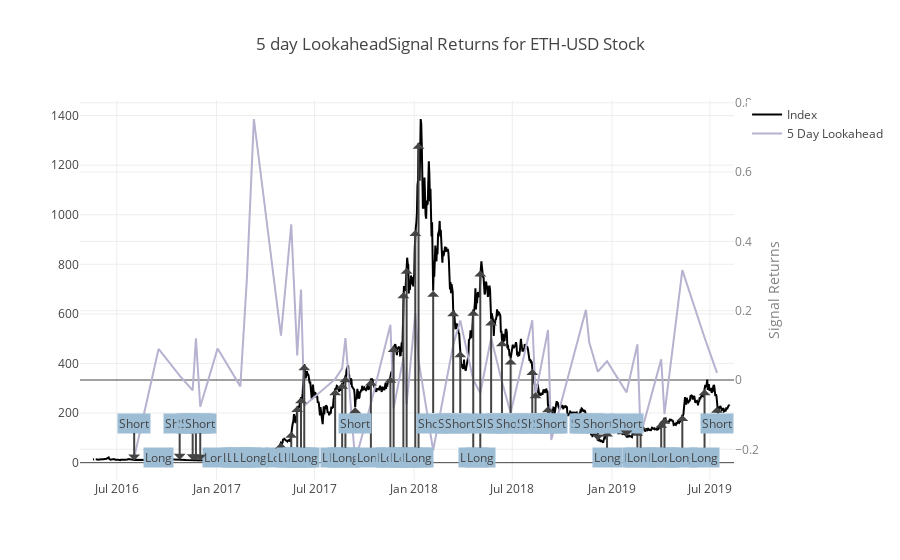
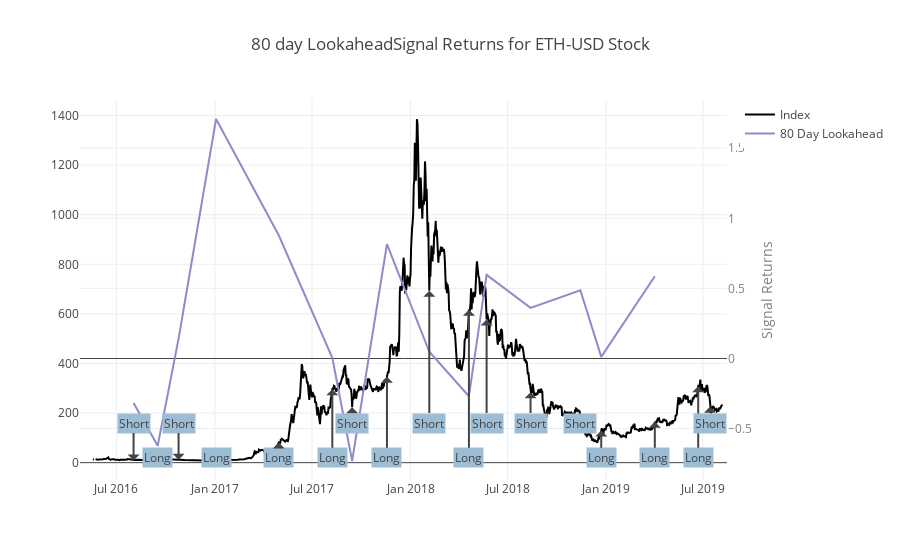
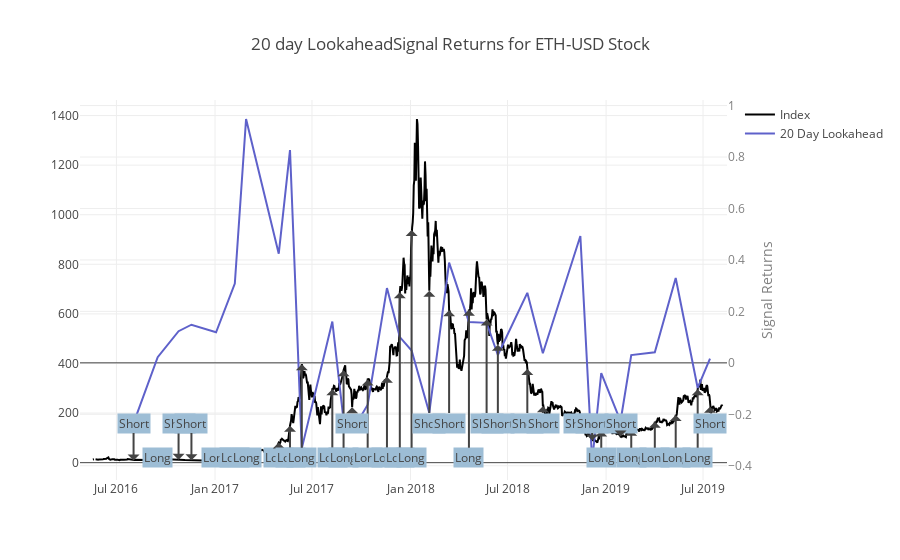
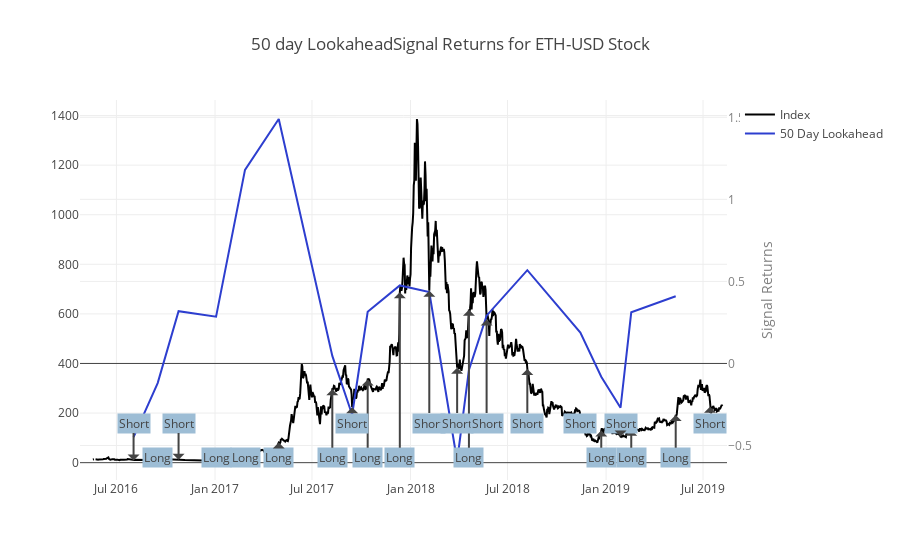

The notebook cell saved with these charts, in order:
### Markdown cell above
### View Data
Let's continue using the previous lookahead prices to view the signal returns. Just like before, the axis for the signal returns is on the right side of the chart.

### Code cell
title_string = '{} day LookaheadSignal Returns for {} Stock'
signal_return_5 = get_signal_return(signal_5, price_return_5)
signal_return_80 = get_signal_return(signal_80, price_return_80)
signal_return_20 = get_signal_return(signal_20, price_return_20)
signal_return_50 = get_signal_return(signal_50, price_return_50)
project_helper.plot_signal_returns(
    close[apple_ticker],
    [
        (signal_return_5[apple_ticker], signal_5[apple_ticker], 5),
        (signal_return_80[apple_ticker], signal_80[apple_ticker], 80),
        (signal_return_20[apple_ticker], signal_20[apple_ticker], 20),
        (signal_return_50[apple_ticker], signal_50[apple_ticker], 50)
    ],
    [
    title_string.format(5, apple_ticker), 
     title_string.format(80, apple_ticker),
     title_string.format(20, apple_ticker), 
     title_string.format(50, apple_ticker)
    ])

### Figure 1 — Plotly figure (JSON) as saved in the notebook; plotly's stock layout.template omitted (floating-point values rounded to 4 significant figures; data arrays with more than 128 entries replaced by an {"elided": "..."} marker saying what was removed)
{"data": [{"line": {"color": "black"}, "name": "Index", "type": "scatter", "x": {"elided": "1200 str values"}, "y": {"elided": "1200 float values"}}, {"line": {"color": "#b6b2cf"}, "name": "5 Day Lookahead", "type": "scatter", "x": ["2016-04-24", "2016-04-25", "2016-04-26", "2016-04-27", "2016-04-28", "2016-04-29", "2016-04-30", "2016-05-01", "2016-05-02", "2016-05-03", "2016-05-04", "2016-05-05", "2016-05-06", "2016-05-07", "2016-05-08", "2016-05-09", "2016-05-10", "2016-05-11", "2016-05-12", "2016-05-13", "2016-05-14", "2016-05-15", "2016-05-16", "2016-05-17", "2016-05-21", "2016-05-22", "2016-08-02", "2016-09-16", "2016-10-25", "2016-11-18", "2016-11-24", "2016-12-02", "2017-01-03", "2017-02-07", "2017-02-14", "2017-02-26", "2017-03-11", "2017-04-30", "2017-05-19", "2017-05-30", "2017-06-06", "2017-06-12", "2017-08-08", "2017-08-21", "2017-08-27", "2017-09-14", "2017-10-13", "2017-11-18", "2017-11-24", "2017-12-12", "2017-12-18", "2018-01-03", "2018-01-09", "2018-02-05", "2018-03-14", "2018-03-27", "2018-04-20", "2018-05-03", "2018-05-23", "2018-06-12", "2018-06-28", "2018-08-07", "2018-08-13", "2018-09-05", "2018-09-11", "2018-11-14", "2018-11-20", "2018-12-06", "2018-12-23", "2019-01-28", "2019-02-17", "2019-02-23", "2019-04-02", "2019-04-08", "2019-05-11", "2019-06-21", "2019-07-14", "2019-08-02", "2019-08-03", "2019-08-04", "2019-08-05", "2019-08-06"], "y": [null, null, null, null, null, null, null, null, null, null, null, null, null, null, null, null, null, null, null, null, null, null, null, null, null, null, -0.2245, 0.08966, 0.01243, -0.03004, 0.1202, -0.07715, 0.09065, -0.0008692, -0.01843, 0.289, 0.7532, 0.1282, 0.449, 0.07093, 0.261, -0.07413, 0.002396, 0.03356, 0.1207, -0.2338, -0.0687, 0.1597, -0.08175, 0.06395, -0.06964, 0.1921, 0.05684, -0.2028, 0.1011, 0.1717, 0.0005184, -0.03747, 0.1212, -0.004765, -0.09477, 0.1726, -0.04306, 0.1445, -0.1733, 0.2024, 0.1097, 0.0242, 0.05414, -0.03567, 0.1029, -0.1584, 0.05981, -0.09872, 0.3172, 0.1225, 0.02036, null, null, null, null, null], "yaxis": "y2"}], "layout": {"annotations": [{"ax": 0, "ay": 20, "ayref": "y", "bgcolor": "#9dbdd5", "text": "Long", "x": "2016-09-16", "y": 12.58}, {"ax": 0, "ay": 20, "ayref": "y", "bgcolor": "#9dbdd5", "text": "Long", "x": "2017-01-03", "y": 9.59}, {"ax": 0, "ay": 20, "ayref": "y", "bgcolor": "#9dbdd5", "text": "Long", "x": "2017-02-07", "y": 11.51}, {"ax": 0, "ay": 20, "ayref": "y", "bgcolor": "#9dbdd5", "text": "Long", "x": "2017-02-14", "y": 13.14}, {"ax": 0, "ay": 20, "ayref": "y", "bgcolor": "#9dbdd5", "text": "Long", "x": "2017-02-26", "y": 14.74}, {"ax": 0, "ay": 20, "ayref": "y", "bgcolor": "#9dbdd5", "text": "Long", "x": "2017-03-11", "y": 21.64}, {"ax": 0, "ay": 20, "ayref": "y", "bgcolor": "#9dbdd5", "text": "Long", "x": "2017-04-30", "y": 80.87}, {"ax": 0, "ay": 20, "ayref": "y", "bgcolor": "#9dbdd5", "text": "Long", "x": "2017-05-19", "y": 125.1}, {"ax": 0, "ay": 20, "ayref": "y", "bgcolor": "#9dbdd5", "text": "Long", "x": "2017-05-30", "y": 228.7}, {"ax": 0, "ay": 20, "ayref": "y", "bgcolor": "#9dbdd5", "text": "Long", "x": "2017-06-06", "y": 264.2}, {"ax": 0, "ay": 20, "ayref": "y", "bgcolor": "#9dbdd5", "text": "Long", "x": "2017-06-12", "y": 397.4}, {"ax": 0, "ay": 20, "ayref": "y", "bgcolor": "#9dbdd5", "text": "Long", "x": "2017-08-08", "y": 295.9}, {"ax": 0, "ay": 20, "ayref": "y", "bgcolor": "#9dbdd5", "text": "Long", "x": "2017-08-21", "y": 322}, {"ax": 0, "ay": 20, "ayref": "y", "bgcolor": "#9dbdd5", "text": "Long", "x": "2017-08-27", "y": 348.2}, {"ax": 0, "ay": 20, "ayref": "y", "bgcolor": "#9dbdd5", "text": "Long", "x": "2017-10-13", "y": 335.9}, {"ax": 0, "ay": 20, "ayref": "y", "bgcolor": "#9dbdd5", "text": "Long", "x": "2017-11-18", "y": 346.6}, {"ax": 0, "ay": 20, "ayref": "y", "bgcolor": "#9dbdd5", "text": "Long", "x": "2017-11-24", "y": 471.0}, {"ax": 0, "ay": 20, "ayref": "y", "bgcolor": "#9dbdd5", "text": "Long", "x": "2017-12-12", "y": 686.8}, {"ax": 0, "ay": 20, "ayref": "y", "bgcolor": "#9dbdd5", "text": "Long", "x": "2017-12-18", "y": 785.6}, {"ax": 0, "ay": 20, "ayref": "y", "bgcolor": "#9dbdd5", "text": "Long", "x": "2018-01-03", "y": 938.3}, {"ax": 0, "ay": 20, "ayref": "y", "bgcolor": "#9dbdd5", "text": "Long", "x": "2018-01-09", "y": 1290.0}, {"ax": 0, "ay": 20, "ayref": "y", "bgcolor": "#9dbdd5", "text": "Long", "x": "2018-04-20", "y": 617.2}, {"ax": 0, "ay": 20, "ayref": "y", "bgcolor": "#9dbdd5", "text": "Long", "x": "2018-05-03", "y": 775.5}, {"ax": 0, "ay": 20, "ayref": "y", "bgcolor": "#9dbdd5", "text": "Long", "x": "2018-12-23", "y": 129.6}, {"ax": 0, "ay": 20, "ayref": "y", "bgcolor": "#9dbdd5", "text": "Long", "x": "2019-02-17", "y": 132.3}, {"ax": 0, "ay": 20, "ayref": "y", "bgcolor": "#9dbdd5", "text": "Long", "x": "2019-02-23", "y": 157.6}, {"ax": 0, "ay": 20, "ayref": "y", "bgcolor": "#9dbdd5", "text": "Long", "x": "2019-04-02", "y": 164.7}, {"ax": 0, "ay": 20, "ayref": "y", "bgcolor": "#9dbdd5", "text": "Long", "x": "2019-04-08", "y": 180.7}, {"ax": 0, "ay": 20, "ayref": "y", "bgcolor": "#9dbdd5", "text": "Long", "x": "2019-05-11", "y": 192.5}, {"ax": 0, "ay": 20, "ayref": "y", "bgcolor": "#9dbdd5", "text": "Long", "x": "2019-06-21", "y": 296.2}, {"ax": 0, "ay": 160, "ayref": "y", "bgcolor": "#9dbdd5", "text": "Short", "x": "2016-08-02", "y": 8.78}, {"ax": 0, "ay": 160, "ayref": "y", "bgcolor": "#9dbdd5", "text": "Short", "x": "2016-10-25", "y": 11.33}, {"ax": 0, "ay": 160, "ayref": "y", "bgcolor": "#9dbdd5", "text": "Short", "x": "2016-11-18", "y": 9.51}, {"ax": 0, "ay": 160, "ayref": "y", "bgcolor": "#9dbdd5", "text": "Short", "x": "2016-11-24", "y": 9.18}, {"ax": 0, "ay": 160, "ayref": "y", "bgcolor": "#9dbdd5", "text": "Short", "x": "2016-12-02", "y": 7.73}, {"ax": 0, "ay": 160, "ayref": "y", "bgcolor": "#9dbdd5", "text": "Short", "x": "2017-09-14", "y": 223.8}, {"ax": 0, "ay": 160, "ayref": "y", "bgcolor": "#9dbdd5", "text": "Short", "x": "2018-02-05", "y": 693.5}, {"ax": 0, "ay": 160, "ayref": "y", "bgcolor": "#9dbdd5", "text": "Short", "x": "2018-03-14", "y": 614.6}, {"ax": 0, "ay": 160, "ayref": "y", "bgcolor": "#9dbdd5", "text": "Short", "x": "2018-03-27", "y": 449}, {"ax": 0, "ay": 160, "ayref": "y", "bgcolor": "#9dbdd5", "text": "Short", "x": "2018-05-23", "y": 577.2}, {"ax": 0, "ay": 160, "ayref": "y", "bgcolor": "#9dbdd5", "text": "Short", "x": "2018-06-12", "y": 494.1}, {"ax": 0, "ay": 160, "ayref": "y", "bgcolor": "#9dbdd5", "text": "Short", "x": "2018-06-28", "y": 420}, {"ax": 0, "ay": 160, "ayref": "y", "bgcolor": "#9dbdd5", "text": "Short", "x": "2018-08-07", "y": 378.1}, {"ax": 0, "ay": 160, "ayref": "y", "bgcolor": "#9dbdd5", "text": "Short", "x": "2018-08-13", "y": 284.1}, {"ax": 0, "ay": 160, "ayref": "y", "bgcolor": "#9dbdd5", "text": "Short", "x": "2018-09-05", "y": 227.6}, {"ax": 0, "ay": 160, "ayref": "y", "bgcolor": "#9dbdd5", "text": "Short", "x": "2018-09-11", "y": 185.2}, {"ax": 0, "ay": 160, "ayref": "y", "bgcolor": "#9dbdd5", "text": "Short", "x": "2018-11-14", "y": 177.8}, {"ax": 0, "ay": 160, "ayref": "y", "bgcolor": "#9dbdd5", "text": "Short", "x": "2018-11-20", "y": 127.5}, {"ax": 0, "ay": 160, "ayref": "y", "bgcolor": "#9dbdd5", "text": "Short", "x": "2018-12-06", "y": 89.09}, {"ax": 0, "ay": 160, "ayref": "y", "bgcolor": "#9dbdd5", "text": "Short", "x": "2019-01-28", "y": 105.5}, {"ax": 0, "ay": 160, "ayref": "y", "bgcolor": "#9dbdd5", "text": "Short", "x": "2019-07-14", "y": 225.8}], "title": "5 day LookaheadSignal Returns for ETH-USD Stock", "yaxis2": {"overlaying": "y", "side": "right", "tickfont": {"color": "grey"}, "title": "Signal Returns", "titlefont": {"color": "grey"}}}}

### Figure 2 — Plotly figure (JSON) as saved in the notebook; plotly's stock layout.template omitted (floating-point values rounded to 4 significant figures; data arrays with more than 128 entries replaced by an {"elided": "..."} marker saying what was removed)
{"data": [{"line": {"color": "black"}, "name": "Index", "type": "scatter", "x": {"elided": "1200 str values"}, "y": {"elided": "1200 float values"}}, {"line": {"color": "#8f8bca"}, "name": "80 Day Lookahead", "type": "scatter", "x": ["2016-04-24", "2016-04-25", "2016-04-26", "2016-04-27", "2016-04-28", "2016-04-29", "2016-04-30", "2016-05-01", "2016-05-02", "2016-05-03", "2016-05-04", "2016-05-05", "2016-05-06", "2016-05-07", "2016-05-08", "2016-05-09", "2016-05-10", "2016-05-11", "2016-05-12", "2016-05-13", "2016-05-14", "2016-05-15", "2016-05-16", "2016-05-17", "2016-05-21", "2016-05-22", "2016-08-02", "2016-09-16", "2016-10-25", "2017-01-03", "2017-04-30", "2017-08-08", "2017-09-14", "2017-11-18", "2018-02-05", "2018-04-20", "2018-05-23", "2018-08-13", "2018-11-14", "2018-12-23", "2019-04-02", "2019-05-19", "2019-05-20", "2019-05-21", "2019-05-22", "2019-05-23", "2019-05-24", "2019-05-25", "2019-05-26", "2019-05-27", "2019-05-28", "2019-05-29", "2019-05-30", "2019-05-31", "2019-06-01", "2019-06-02", "2019-06-03", "2019-06-04", "2019-06-05", "2019-06-06", "2019-06-07", "2019-06-08", "2019-06-09", "2019-06-10", "2019-06-11", "2019-06-12", "2019-06-13", "2019-06-14", "2019-06-15", "2019-06-16", "2019-06-17", "2019-06-18", "2019-06-19", "2019-06-20", "2019-06-21", "2019-06-22", "2019-06-23", "2019-06-24", "2019-06-25", "2019-06-26", "2019-06-27", "2019-06-28", "2019-06-29", "2019-06-30", "2019-07-01", "2019-07-02", "2019-07-03", "2019-07-04", "2019-07-05", "2019-07-06", "2019-07-07", "2019-07-08", "2019-07-09", "2019-07-10", "2019-07-11", "2019-07-12", "2019-07-13", "2019-07-14", "2019-07-15", "2019-07-16", "2019-07-17", "2019-07-18", "2019-07-19", "2019-07-20", "2019-07-21", "2019-07-22", "2019-07-23", "2019-07-24", "2019-07-25", "2019-07-26", "2019-07-27", "2019-07-28", "2019-07-29", "2019-07-30", "2019-07-31", "2019-08-01", "2019-08-02", "2019-08-03", "2019-08-04", "2019-08-05", "2019-08-06"], "y": [null, null, null, null, null, null, null, null, null, null, null, null, null, null, null, null, null, null, null, null, null, null, null, null, null, null, -0.3166, -0.6226, 0.141, 1.708, 0.8788, 0.005526, -0.7311, 0.816, 0.04806, -0.269, 0.5961, 0.3613, 0.4865, 0.01189, 0.5871, null, null, null, null, null, null, null, null, null, null, null, null, null, null, null, null, null, null, null, null, null, null, null, null, null, null, null, null, null, null, null, null, null, null, null, null, null, null, null, null, null, null, null, null, null, null, null, null, null, null, null, null, null, null, null, null, null, null, null, null, null, null, null, null, null, null, null, null, null, null, null, null, null, null, null, null, null, null, null, null], "yaxis": "y2"}], "layout": {"annotations": [{"ax": 0, "ay": 20, "ayref": "y", "bgcolor": "#9dbdd5", "text": "Long", "x": "2016-09-16", "y": 12.58}, {"ax": 0, "ay": 20, "ayref": "y", "bgcolor": "#9dbdd5", "text": "Long", "x": "2017-01-03", "y": 9.59}, {"ax": 0, "ay": 20, "ayref": "y", "bgcolor": "#9dbdd5", "text": "Long", "x": "2017-04-30", "y": 80.87}, {"ax": 0, "ay": 20, "ayref": "y", "bgcolor": "#9dbdd5", "text": "Long", "x": "2017-08-08", "y": 295.9}, {"ax": 0, "ay": 20, "ayref": "y", "bgcolor": "#9dbdd5", "text": "Long", "x": "2017-11-18", "y": 346.6}, {"ax": 0, "ay": 20, "ayref": "y", "bgcolor": "#9dbdd5", "text": "Long", "x": "2018-04-20", "y": 617.2}, {"ax": 0, "ay": 20, "ayref": "y", "bgcolor": "#9dbdd5", "text": "Long", "x": "2018-12-23", "y": 129.6}, {"ax": 0, "ay": 20, "ayref": "y", "bgcolor": "#9dbdd5", "text": "Long", "x": "2019-04-02", "y": 164.7}, {"ax": 0, "ay": 20, "ayref": "y", "bgcolor": "#9dbdd5", "text": "Long", "x": "2019-06-22", "y": 308.5}, {"ax": 0, "ay": 160, "ayref": "y", "bgcolor": "#9dbdd5", "text": "Short", "x": "2016-08-02", "y": 8.78}, {"ax": 0, "ay": 160, "ayref": "y", "bgcolor": "#9dbdd5", "text": "Short", "x": "2016-10-25", "y": 11.33}, {"ax": 0, "ay": 160, "ayref": "y", "bgcolor": "#9dbdd5", "text": "Short", "x": "2017-09-14", "y": 223.8}, {"ax": 0, "ay": 160, "ayref": "y", "bgcolor": "#9dbdd5", "text": "Short", "x": "2018-02-05", "y": 693.5}, {"ax": 0, "ay": 160, "ayref": "y", "bgcolor": "#9dbdd5", "text": "Short", "x": "2018-05-23", "y": 577.2}, {"ax": 0, "ay": 160, "ayref": "y", "bgcolor": "#9dbdd5", "text": "Short", "x": "2018-08-13", "y": 284.1}, {"ax": 0, "ay": 160, "ayref": "y", "bgcolor": "#9dbdd5", "text": "Short", "x": "2018-11-14", "y": 177.8}, {"ax": 0, "ay": 160, "ayref": "y", "bgcolor": "#9dbdd5", "text": "Short", "x": "2019-07-14", "y": 225.8}], "title": "80 day LookaheadSignal Returns for ETH-USD Stock", "yaxis2": {"overlaying": "y", "side": "right", "tickfont": {"color": "grey"}, "title": "Signal Returns", "titlefont": {"color": "grey"}}}}

### Figure 3 — Plotly figure (JSON) as saved in the notebook; plotly's stock layout.template omitted (floating-point values rounded to 4 significant figures; data arrays with more than 128 entries replaced by an {"elided": "..."} marker saying what was removed)
{"data": [{"line": {"color": "black"}, "name": "Index", "type": "scatter", "x": {"elided": "1200 str values"}, "y": {"elided": "1200 float values"}}, {"line": {"color": "#5e61ca"}, "name": "20 Day Lookahead", "type": "scatter", "x": ["2016-04-24", "2016-04-25", "2016-04-26", "2016-04-27", "2016-04-28", "2016-04-29", "2016-04-30", "2016-05-01", "2016-05-02", "2016-05-03", "2016-05-04", "2016-05-05", "2016-05-06", "2016-05-07", "2016-05-08", "2016-05-09", "2016-05-10", "2016-05-11", "2016-05-12", "2016-05-13", "2016-05-14", "2016-05-15", "2016-05-16", "2016-05-17", "2016-05-21", "2016-05-22", "2016-08-02", "2016-09-16", "2016-10-25", "2016-11-18", "2017-01-03", "2017-02-07", "2017-02-28", "2017-04-30", "2017-05-21", "2017-06-12", "2017-08-08", "2017-08-29", "2017-09-14", "2017-10-13", "2017-11-18", "2017-12-12", "2018-01-03", "2018-02-05", "2018-03-14", "2018-04-20", "2018-05-23", "2018-06-13", "2018-08-07", "2018-09-05", "2018-11-14", "2018-12-06", "2018-12-23", "2019-01-28", "2019-02-17", "2019-04-02", "2019-05-11", "2019-06-21", "2019-07-14", "2019-07-18", "2019-07-19", "2019-07-20", "2019-07-21", "2019-07-22", "2019-07-23", "2019-07-24", "2019-07-25", "2019-07-26", "2019-07-27", "2019-07-28", "2019-07-29", "2019-07-30", "2019-07-31", "2019-08-01", "2019-08-02", "2019-08-03", "2019-08-04", "2019-08-05", "2019-08-06"], "y": [null, null, null, null, null, null, null, null, null, null, null, null, null, null, null, null, null, null, null, null, null, null, null, null, null, null, -0.2345, 0.02201, 0.1229, 0.1482, 0.1188, 0.3079, 0.9477, 0.4245, 0.8271, -0.3324, 0.1607, -0.2231, -0.2658, -0.1629, 0.2905, 0.09997, 0.04758, -0.1939, 0.3897, 0.159, 0.1554, 0.03044, 0.2722, 0.03748, 0.4928, -0.3815, -0.0395, -0.2269, 0.03029, 0.04098, 0.3298, -0.09768, 0.01616, null, null, null, null, null, null, null, null, null, null, null, null, null, null, null, null, null, null, null, null], "yaxis": "y2"}], "layout": {"annotations": [{"ax": 0, "ay": 20, "ayref": "y", "bgcolor": "#9dbdd5", "text": "Long", "x": "2016-09-16", "y": 12.58}, {"ax": 0, "ay": 20, "ayref": "y", "bgcolor": "#9dbdd5", "text": "Long", "x": "2017-01-03", "y": 9.59}, {"ax": 0, "ay": 20, "ayref": "y", "bgcolor": "#9dbdd5", "text": "Long", "x": "2017-02-07", "y": 11.51}, {"ax": 0, "ay": 20, "ayref": "y", "bgcolor": "#9dbdd5", "text": "Long", "x": "2017-02-28", "y": 16.4}, {"ax": 0, "ay": 20, "ayref": "y", "bgcolor": "#9dbdd5", "text": "Long", "x": "2017-04-30", "y": 80.87}, {"ax": 0, "ay": 20, "ayref": "y", "bgcolor": "#9dbdd5", "text": "Long", "x": "2017-05-21", "y": 148.8}, {"ax": 0, "ay": 20, "ayref": "y", "bgcolor": "#9dbdd5", "text": "Long", "x": "2017-06-12", "y": 397.4}, {"ax": 0, "ay": 20, "ayref": "y", "bgcolor": "#9dbdd5", "text": "Long", "x": "2017-08-08", "y": 295.9}, {"ax": 0, "ay": 20, "ayref": "y", "bgcolor": "#9dbdd5", "text": "Long", "x": "2017-08-29", "y": 372.5}, {"ax": 0, "ay": 20, "ayref": "y", "bgcolor": "#9dbdd5", "text": "Long", "x": "2017-10-13", "y": 335.9}, {"ax": 0, "ay": 20, "ayref": "y", "bgcolor": "#9dbdd5", "text": "Long", "x": "2017-11-18", "y": 346.6}, {"ax": 0, "ay": 20, "ayref": "y", "bgcolor": "#9dbdd5", "text": "Long", "x": "2017-12-12", "y": 686.8}, {"ax": 0, "ay": 20, "ayref": "y", "bgcolor": "#9dbdd5", "text": "Long", "x": "2018-01-03", "y": 938.3}, {"ax": 0, "ay": 20, "ayref": "y", "bgcolor": "#9dbdd5", "text": "Long", "x": "2018-04-20", "y": 617.2}, {"ax": 0, "ay": 20, "ayref": "y", "bgcolor": "#9dbdd5", "text": "Long", "x": "2018-12-23", "y": 129.6}, {"ax": 0, "ay": 20, "ayref": "y", "bgcolor": "#9dbdd5", "text": "Long", "x": "2019-02-17", "y": 132.3}, {"ax": 0, "ay": 20, "ayref": "y", "bgcolor": "#9dbdd5", "text": "Long", "x": "2019-04-02", "y": 164.7}, {"ax": 0, "ay": 20, "ayref": "y", "bgcolor": "#9dbdd5", "text": "Long", "x": "2019-05-11", "y": 192.5}, {"ax": 0, "ay": 20, "ayref": "y", "bgcolor": "#9dbdd5", "text": "Long", "x": "2019-06-21", "y": 296.2}, {"ax": 0, "ay": 160, "ayref": "y", "bgcolor": "#9dbdd5", "text": "Short", "x": "2016-08-02", "y": 8.78}, {"ax": 0, "ay": 160, "ayref": "y", "bgcolor": "#9dbdd5", "text": "Short", "x": "2016-10-25", "y": 11.33}, {"ax": 0, "ay": 160, "ayref": "y", "bgcolor": "#9dbdd5", "text": "Short", "x": "2016-11-18", "y": 9.51}, {"ax": 0, "ay": 160, "ayref": "y", "bgcolor": "#9dbdd5", "text": "Short", "x": "2017-09-14", "y": 223.8}, {"ax": 0, "ay": 160, "ayref": "y", "bgcolor": "#9dbdd5", "text": "Short", "x": "2018-02-05", "y": 693.5}, {"ax": 0, "ay": 160, "ayref": "y", "bgcolor": "#9dbdd5", "text": "Short", "x": "2018-03-14", "y": 614.6}, {"ax": 0, "ay": 160, "ayref": "y", "bgcolor": "#9dbdd5", "text": "Short", "x": "2018-05-23", "y": 577.2}, {"ax": 0, "ay": 160, "ayref": "y", "bgcolor": "#9dbdd5", "text": "Short", "x": "2018-06-13", "y": 476.0}, {"ax": 0, "ay": 160, "ayref": "y", "bgcolor": "#9dbdd5", "text": "Short", "x": "2018-08-07", "y": 378.1}, {"ax": 0, "ay": 160, "ayref": "y", "bgcolor": "#9dbdd5", "text": "Short", "x": "2018-09-05", "y": 227.6}, {"ax": 0, "ay": 160, "ayref": "y", "bgcolor": "#9dbdd5", "text": "Short", "x": "2018-11-14", "y": 177.8}, {"ax": 0, "ay": 160, "ayref": "y", "bgcolor": "#9dbdd5", "text": "Short", "x": "2018-12-06", "y": 89.09}, {"ax": 0, "ay": 160, "ayref": "y", "bgcolor": "#9dbdd5", "text": "Short", "x": "2019-01-28", "y": 105.5}, {"ax": 0, "ay": 160, "ayref": "y", "bgcolor": "#9dbdd5", "text": "Short", "x": "2019-07-14", "y": 225.8}], "title": "20 day LookaheadSignal Returns for ETH-USD Stock", "yaxis2": {"overlaying": "y", "side": "right", "tickfont": {"color": "grey"}, "title": "Signal Returns", "titlefont": {"color": "grey"}}}}

### Figure 4 — Plotly figure (JSON) as saved in the notebook; plotly's stock layout.template omitted (floating-point values rounded to 4 significant figures; data arrays with more than 128 entries replaced by an {"elided": "..."} marker saying what was removed)
{"data": [{"line": {"color": "black"}, "name": "Index", "type": "scatter", "x": {"elided": "1200 str values"}, "y": {"elided": "1200 float values"}}, {"line": {"color": "#2d3ecf"}, "name": "50 Day Lookahead", "type": "scatter", "x": ["2016-04-24", "2016-04-25", "2016-04-26", "2016-04-27", "2016-04-28", "2016-04-29", "2016-04-30", "2016-05-01", "2016-05-02", "2016-05-03", "2016-05-04", "2016-05-05", "2016-05-06", "2016-05-07", "2016-05-08", "2016-05-09", "2016-05-10", "2016-05-11", "2016-05-12", "2016-05-13", "2016-05-14", "2016-05-15", "2016-05-16", "2016-05-17", "2016-05-21", "2016-05-22", "2016-08-02", "2016-09-16", "2016-10-25", "2017-01-03", "2017-02-26", "2017-04-30", "2017-08-08", "2017-09-14", "2017-10-13", "2017-12-12", "2018-02-05", "2018-03-29", "2018-04-20", "2018-05-23", "2018-08-07", "2018-11-14", "2018-12-23", "2019-01-28", "2019-02-17", "2019-05-11", "2019-06-18", "2019-06-19", "2019-06-20", "2019-06-21", "2019-06-22", "2019-06-23", "2019-06-24", "2019-06-25", "2019-06-26", "2019-06-27", "2019-06-28", "2019-06-29", "2019-06-30", "2019-07-01", "2019-07-02", "2019-07-03", "2019-07-04", "2019-07-05", "2019-07-06", "2019-07-07", "2019-07-08", "2019-07-09", "2019-07-10", "2019-07-11", "2019-07-12", "2019-07-13", "2019-07-14", "2019-07-15", "2019-07-16", "2019-07-17", "2019-07-18", "2019-07-19", "2019-07-20", "2019-07-21", "2019-07-22", "2019-07-23", "2019-07-24", "2019-07-25", "2019-07-26", "2019-07-27", "2019-07-28", "2019-07-29", "2019-07-30", "2019-07-31", "2019-08-01", "2019-08-02", "2019-08-03", "2019-08-04", "2019-08-05", "2019-08-06"], "y": [null, null, null, null, null, null, null, null, null, null, null, null, null, null, null, null, null, null, null, null, null, null, null, null, null, null, -0.4493, -0.1198, 0.3185, 0.2848, 1.179, 1.49, 0.0459, -0.3126, 0.3152, 0.4755, 0.4348, -0.5944, -0.03926, 0.291, 0.5684, 0.1886, -0.0808, -0.2699, 0.3117, 0.4099, null, null, null, null, null, null, null, null, null, null, null, null, null, null, null, null, null, null, null, null, null, null, null, null, null, null, null, null, null, null, null, null, null, null, null, null, null, null, null, null, null, null, null, null, null, null, null, null, null, null], "yaxis": "y2"}], "layout": {"annotations": [{"ax": 0, "ay": 20, "ayref": "y", "bgcolor": "#9dbdd5", "text": "Long", "x": "2016-09-16", "y": 12.58}, {"ax": 0, "ay": 20, "ayref": "y", "bgcolor": "#9dbdd5", "text": "Long", "x": "2017-01-03", "y": 9.59}, {"ax": 0, "ay": 20, "ayref": "y", "bgcolor": "#9dbdd5", "text": "Long", "x": "2017-02-26", "y": 14.74}, {"ax": 0, "ay": 20, "ayref": "y", "bgcolor": "#9dbdd5", "text": "Long", "x": "2017-04-30", "y": 80.87}, {"ax": 0, "ay": 20, "ayref": "y", "bgcolor": "#9dbdd5", "text": "Long", "x": "2017-08-08", "y": 295.9}, {"ax": 0, "ay": 20, "ayref": "y", "bgcolor": "#9dbdd5", "text": "Long", "x": "2017-10-13", "y": 335.9}, {"ax": 0, "ay": 20, "ayref": "y", "bgcolor": "#9dbdd5", "text": "Long", "x": "2017-12-12", "y": 686.8}, {"ax": 0, "ay": 20, "ayref": "y", "bgcolor": "#9dbdd5", "text": "Long", "x": "2018-04-20", "y": 617.2}, {"ax": 0, "ay": 20, "ayref": "y", "bgcolor": "#9dbdd5", "text": "Long", "x": "2018-12-23", "y": 129.6}, {"ax": 0, "ay": 20, "ayref": "y", "bgcolor": "#9dbdd5", "text": "Long", "x": "2019-02-17", "y": 132.3}, {"ax": 0, "ay": 20, "ayref": "y", "bgcolor": "#9dbdd5", "text": "Long", "x": "2019-05-11", "y": 192.5}, {"ax": 0, "ay": 160, "ayref": "y", "bgcolor": "#9dbdd5", "text": "Short", "x": "2016-08-02", "y": 8.78}, {"ax": 0, "ay": 160, "ayref": "y", "bgcolor": "#9dbdd5", "text": "Short", "x": "2016-10-25", "y": 11.33}, {"ax": 0, "ay": 160, "ayref": "y", "bgcolor": "#9dbdd5", "text": "Short", "x": "2017-09-14", "y": 223.8}, {"ax": 0, "ay": 160, "ayref": "y", "bgcolor": "#9dbdd5", "text": "Short", "x": "2018-02-05", "y": 693.5}, {"ax": 0, "ay": 160, "ayref": "y", "bgcolor": "#9dbdd5", "text": "Short", "x": "2018-03-29", "y": 383.3}, {"ax": 0, "ay": 160, "ayref": "y", "bgcolor": "#9dbdd5", "text": "Short", "x": "2018-05-23", "y": 577.2}, {"ax": 0, "ay": 160, "ayref": "y", "bgcolor": "#9dbdd5", "text": "Short", "x": "2018-08-07", "y": 378.1}, {"ax": 0, "ay": 160, "ayref": "y", "bgcolor": "#9dbdd5", "text": "Short", "x": "2018-11-14", "y": 177.8}, {"ax": 0, "ay": 160, "ayref": "y", "bgcolor": "#9dbdd5", "text": "Short", "x": "2019-01-28", "y": 105.5}, {"ax": 0, "ay": 160, "ayref": "y", "bgcolor": "#9dbdd5", "text": "Short", "x": "2019-07-14", "y": 225.8}], "title": "50 day LookaheadSignal Returns for ETH-USD Stock", "yaxis2": {"overlaying": "y", "side": "right", "tickfont": {"color": "grey"}, "title": "Signal Returns", "titlefont": {"color": "grey"}}}}
